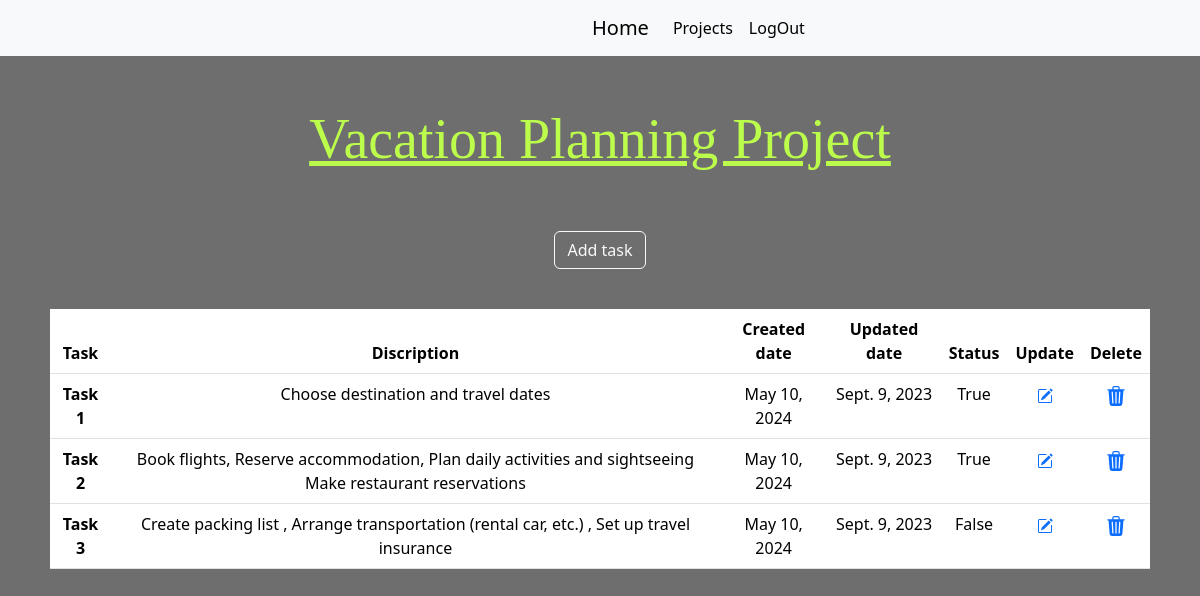
Screenshot of /Task_Page/Vacation Planning Project/ with the database file from the repository.
### ToDoApp/models.py (models this page shows)
class Projects(models.Model):
    Title = models.CharField(max_length=100,null=True,blank=True)
    Cdate =  models.DateField(default=datetime.date.today)

class TaskDB(models.Model):
    TitleT = models.CharField(max_length=100, null=True, blank=True)
    Task = models.CharField(max_length=100,null=True,blank=True)
    Discription = models.CharField(max_length=100,null=True,blank=True)
    status = models.BooleanField(default=False)
    Cdate =  models.DateField(default=datetime.date.today)
    Udate =  models.DateField(default=datetime.date.today)

### ToDoApp/views.py (the view)
# urls.py: path('Task_Page/<T>/',views.Task_Page,name="Task_Page"),
def Task_Page(request,T):
    y = Projects.objects.get(Title=T)
    x = TaskDB.objects.filter(TitleT=T)
    return render(request,"TaskPage.html",{'x':x,'y':y})

### ToDoApp/templates/TaskPage.html (shortened to what this page needs)
<!DOCTYPE html>
<html lang="en">
<head>
    <link href="https://cdn.jsdelivr.net/npm/bootstrap@5.3.3/dist/css/bootstrap.min.css" rel="stylesheet">
</head>
<body style="background-color: #6E6E6E;color:#BCFD4C">
<div style="text-align:center;">
    <nav class="navbar navbar-expand-lg bg-body-tertiary">
  <div class="container-fluid">
    <a class="navbar-brand" style="margin-left:580px" href="{% url 'HomePage' %}">Home</a>
    <div class="collapse navbar-collapse" id="navbarNav">
      <ul class="navbar-nav">
        <li class="nav-item">
          <a class="nav-link active" aria-current="page" href="{% url 'HomePage' %}">Projects</a>
        </li>
        <li class="nav-item">
          <a class="nav-link active" aria-current="page" href="{% url 'user_logout' %}">LogOut</a>
        </li>
      </ul>
    </div>
  </div>
</nav>
</div>
<div >
     <div style="text-align:center;">
        <u><h1 style="font-family: Georgia, 'Times New Roman', Times, serif;font-weight: 500;margin-top:50px;font-size: 350%;color:#BCFD4C">{{y.Title}}</h1></u>
    <button type="button" class="btn btn-outline-light" style="margin-top:50px;text-align:center;"  class="btn btn-primary" data-bs-toggle="modal" data-bs-target="#staticBackdrop">
  Add task
</button>
    </div>
    <div>
        <div style="margin-top:40px;margin-left:50px;margin-right:50px;text-align:center">
        <table class="table table-hover" >
  <thead>
    <tr>
      <th scope="col">Task</th>
      <th scope="col">Discription</th>
      <th scope="col">Created date</th>
      <th scope="col">Updated date</th>
        <th scope="col">Status</th>
        <th scope="col">Update</th>
        <th scope="col">Delete</th>
    </tr>
  </thead>
  <tbody>
  {% for i in x %}
    <tr>
      <th>{{i.Task}}</th>
      <td>{{i.Discription}}</td>
      <td>{{i.Cdate}}</td>
        <td>{{i.Udate}}</td>
        <td>{{i.status}} </td>
        <td><a href="{% url 'EditPage' uid=i.id %}" >
        </a></td>
        <td><a href="{% url 'deltask' tid=i.id %}"></a></td>
    </tr>
  {% endfor %}
  </tbody>
</table>
    </div>
    </div>
</div>
</body>
</html>

### rows the page displays
Projects: Title "Vacation Planning Project"
TaskDB: Task "Task 1", Discription "Choose destination and travel dates", Cdate "May 10, 2024", Udate "Sept. 9, 2023", status "True"
TaskDB: Task "Task 2", Discription "Book flights, Reserve accommodation, Plan daily activities and sightseeing Make restaurant reservations", Cdate "May 10, 2024", Udate "Sept. 9, 2023", status "True"
TaskDB: Task "Task 3", Discription "Create packing list , Arrange transportation (rental car, etc.) , Set up travel insurance", Cdate "May 10, 2024", Udate "Sept. 9, 2023", status "False"
